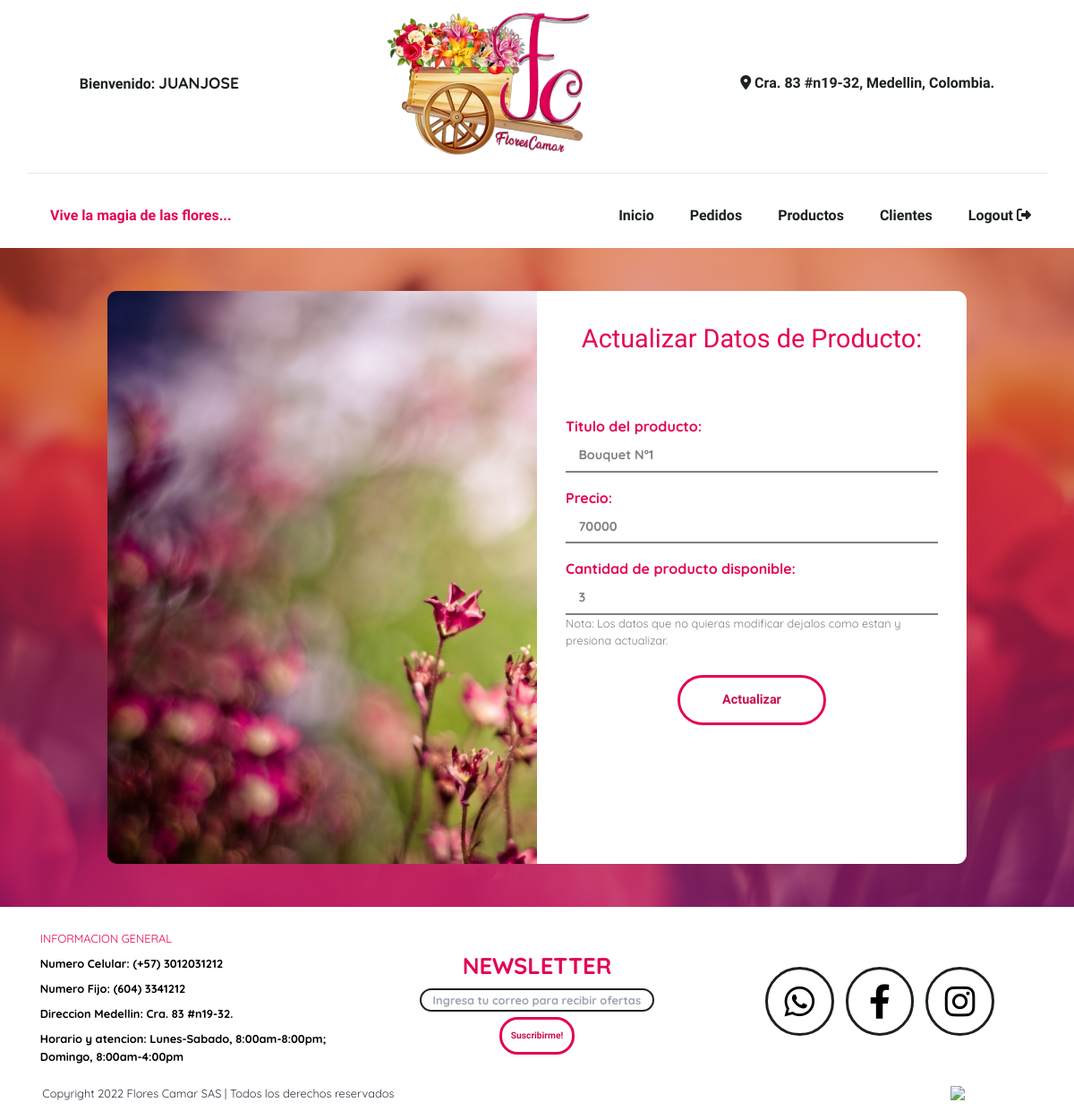
Screenshot of /admin/formulario_actualizar_producto.php?id=1&tipo=bouquets (signed in) with the database file from the repository.
### tables this page shows
CREATE TABLE `bouquets` (
  `id` int(11) NOT NULL,
  `titulo` text NOT NULL,
  `descripcion` longtext NOT NULL,
  `caracteristica1` text NOT NULL,
  `caracteristica2` text NOT NULL,
  `caracteristica3` text NOT NULL,
  `caracteristica4` text NOT NULL,
  `img` text NOT NULL,
  `precio` int(11) NOT NULL,
  `precioPantalla` varchar(50) NOT NULL,
  `inventario` int(11) NOT NULL
);

### admin/formulario_actualizar_producto.php (the view, shortened to what this page needs)
<!DOCTYPE html>
<html>
<head>
	<link rel="stylesheet" type="text/css" href="../css/main.css">
	<link rel="stylesheet" type="text/css" href="../css/formulario_actualizar_cliente.css">
	<script src="https://cdn.tailwindcss.com"></script>
	<link rel="stylesheet" href="https://cdnjs.cloudflare.com/ajax/libs/font-awesome/6.1.1/css/all.min.css">
</head>
<header id="navbar">
	<div class="up">
		<h3 class="number">Bienvenido: <span><?php echo $_SESSION['usuario_admin']; ?></span>  </h3>
		<img id="logo" class="logo" alt="logo flores camar sas" src="../imgs/logo-nobg.png">
		<span class="location"><i class="fa-solid fa-location-dot"></i> Cra. 83 #n19-32, Medellin, Colombia.</span>
	</div>
	<hr id="navbar__divisor">
	<div class="down">
		<h3 class="slogan">Vive la magia de las flores...</h3>
	<nav>
		<a href="./ingresado.php">Inicio</a>
		<a href="./pedidos.php">Pedidos</a>
		<a href="./productos.php">Productos</a>
		<a href="./clientes.php">Clientes</a>
		<a class="active__link" href="../query/logout.php">Logout <i class="fa-solid fa-right-from-bracket"></i></a>
	</nav>
	</div>
</header>
<body>
	<?php
		include("../query/conexion.php");
		$id = $_GET['id'];
		$tipo = $_GET['tipo'];
		$sql="SELECT * from $tipo WHERE `id` = $id";
		$result=mysqli_query($conexion,$sql);
			while($mostrar=mysqli_fetch_array($result)){
	 ?>
		<div class="contenedor_formulario">
			<div class="imagen"></div>
			<div class="formulario">
				<h1>Actualizar Datos de Producto:</h1>
				<form method="POST" action="../query/actualizar_datos_producto.php">
					<label for="nombres">Titulo del producto:</label>
						<input type="text" value="<?php echo $mostrar['titulo'] ?>" name="titulo">
					<label for="apellidos">Precio:</label>
						<input type="text" value="<?php echo $mostrar['precio'] ?>" name="precio">
					<label for="celular">Cantidad de producto disponible:</label>
						<input type="number" value="<?php echo $mostrar['inventario'] ?>" name="inventario">
					<small>Nota: Los datos que no quieras modificar dejalos como estan y presiona actualizar.</small>
					<input type="submit" value="Actualizar" class="btn btn__2" name="actualizar_datos">
				</form>
			</div>
	</div>
	 <?php
	}
	  ?>
</body>
<footer class="footer">
	<div class="footer__up">
		<div class="footer__info">
			<h2>INFORMACION GENERAL</h2>
			<span>Numero Celular: (+57) 3012031212</span>
			<span>Numero Fijo: (604) 3341212</span>
			<span>Direccion Medellin: Cra. 83 #n19-32.</span>
			<span>Horario y atencion: Lunes-Sabado, 8:00am-8:00pm; Domingo, 8:00am-4:00pm</span>
		</div>
		<div class="footer__newsletter">
			<h2>NEWSLETTER</h2>
			<input type="email" placeholder="Ingresa tu correo para recibir ofertas" name="">
			<a href="" class="btn btn__2">Suscribirme!</a>
		</div>
		<div class="footer__redes">
			<a class="footer__redes-whatsapp"><i class="fa-brands fa-whatsapp"></i></a>
			<a class="footer__redes-facebook"><i class="fa-brands fa-facebook-f"></i></a>
			<a class="footer__redes-instagram"><i class="fa-brands fa-instagram"></i></a>
		</div>
	</div>
	<div class="footer__down">
		<div class="footer__derechos">
			<h3>Copyright 2022  Flores Camar SAS | Todos los derechos reservados</h3>
		</div>
		<div class="footer__tarjetas">
			<img src="https://www.floresbogota.net/pub/media/wysiwyg/smartwave/porto/footer/shop2_payment_logo.png">
		</div>
	</div>
</footer>
</html>

### css/main.css (style rules this page uses)
:root { --oswald: 'Oswald', sans-serif; --quicksand: 'Quicksand', sans-serif; --petit: 'Petit Formal Script', cursive; --black: #000; --white: #fff; --grey: #ccc; --gunmetal: #30343F; --eerie-black: #1B2021; --pink: #E40256; --dark-pink: #C6104D; --orange: #D8590B; --dark-orange: #AE4200; --dark-brown: #DFA343; --brown: #F9EBBC; }
* { padding: 0; margin: 0; box-sizing: border-box; user-select: none; -webkit-user-select: none; -moz-user-select: none; }
html { scroll-behavior: smooth; }
header { display: flex; flex-direction: column; align-items: center; justify-content: space-between; font-family: var(--petit); font-weight: bold; z-index: 5; background: var(--white); color: var(--eerie-black); box-shadow: 0 2px 10px rgba(0, 0, 0, .3); }
header .up { width: 100%; padding: 0.5em; display: flex; flex-direction: row; justify-content: space-around; background: var(--white); color: var(--eerie-black); align-items: center; text-align: center; flex-wrap: wrap; }
header .up h3 span { font-family: var(--quicksand); font-size: 1.1em; text-transform: uppercase; }
header .up .logo { width: 20%; transition: .5s; filter: drop-shadow(1px 1px 0 var(--white)); }
header .down { width: 100%; display: flex; flex-direction: row; align-items: center; justify-content: space-between; flex-wrap: wrap; padding: .5em; }
header .down .slogan { margin-left: 3em; color: var(--pink); }
header .down nav { display: flex; justify-content: center; flex-direction: row; list-style: none; }
header .down nav a { padding: 1em 0; text-decoration: none; color: unset; position: relative; margin-right: 2.5em; transition: .3s; }
header .down nav a::before { content: ''; position: absolute; bottom: 9px; left: 0; width: 0; height: .3em; background: var(--pink); transition: .5s; }
#navbar__divisor { display: block; margin-top: 0.5em; margin-bottom: 0.5em; margin-left: auto; margin-right: auto; width: 95%; height: 4px; transition: .3s; animation: cambiar_fondo 3s infinite; }
.footer { background: var(--white); font-size: 0.8em; font-family: var(--quicksand); padding: 2em 2em 0.8em 2em; }
.footer__up { display: flex; justify-content: space-around; align-items: center; flex-direction: row; }
.footer__info { display: inline-block; width: 30%; }
.footer__info h2 { color: var(--pink); }
.footer__info span { display: block; font-weight: bold; margin: 0.7em 0; }
.footer__newsletter { display: flex; justify-content: center; align-items: center; flex-direction: column; gap: 0.5em; width: 30%; }
.footer__newsletter h2 { color: var(--pink); font-weight: bold; font-size: 2em; }
.footer__newsletter input[type=email] { border-radius: 2em; font-family: var(--quicksand); border: 2px solid var(--eerie-black); display: inline; height: 2em; width: 20.5em; padding: 0 1em; font-weight: bold; color: var(--dark-pink); }
.footer__newsletter a { font-size: 0.8em; }
.footer__redes { width: 30%; display: flex; justify-content: center; align-items: center; gap: 1em; }
.footer__redes a { display: inline-flex; justify-content: center; align-items: center; font-size: 3em; width: 2em; height: 2em; padding: 0.6em; border: 3px solid var(--eerie-black); border-radius: 50%; transition: .3s; cursor: pointer; }
.footer__down { display: flex; justify-content: space-between; padding: 1em 7.5em 0 1.7em; align-items: center; }
.footer__derechos { color: var(--gunmetal); }
.btn { padding: 1em; color: var(--white); border: none; cursor: pointer; font-family: var(--petit); font-weight: bold; font-size: 0.9em; text-decoration: none; border-radius: 2em; }
.btn__2 { color: var(--dark-pink); font-weight: bold; border: 3px solid var(--pink); }

### rows the page displays
bouquets: titulo "Bouquet Nº1", precio "70000", inventario "3"

### other values shown
$_SESSION['usuario_admin'] "JUANJOSE"
